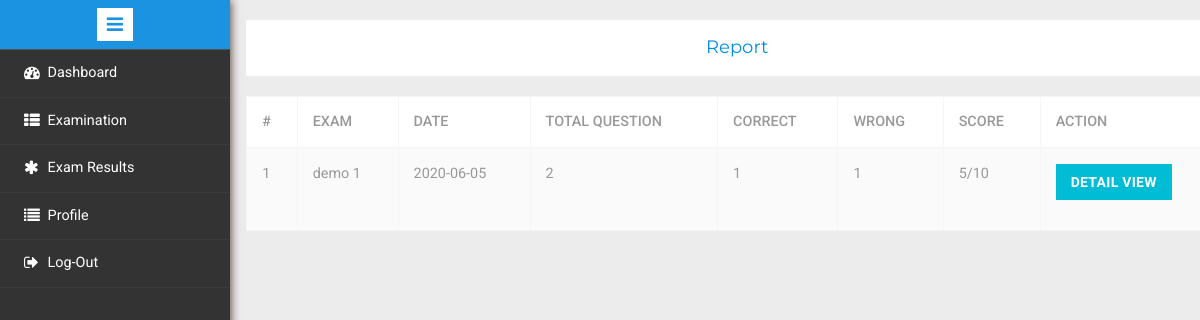
The app's page /candidate/report.php (signed in) with its own data.
### tables this page shows
CREATE TABLE `report` (
  `id` int(11) NOT NULL,
  `exam_id` int(11) NOT NULL,
  `applicant_id` int(11) NOT NULL,
  `report` varchar(2000) NOT NULL,
  `time_remaining` varchar(200) NOT NULL
);

CREATE TABLE `active_exams` (
  `id` int(11) NOT NULL,
  `title` varchar(200) NOT NULL,
  `date` date NOT NULL,
  `time` time NOT NULL,
  `duration` time NOT NULL,
  `purpose` varchar(100) NOT NULL,
  `total_question` int(11) NOT NULL,
  `total_marks` int(11) NOT NULL,
  `exam_key` varchar(100) NOT NULL,
  `negative_marking` varchar(100) NOT NULL,
  `questions` varchar(200) NOT NULL,
  `examiner_id` int(11) NOT NULL,
  `status` int(11) NOT NULL DEFAULT 0
);

### candidate/report.php (the view, shortened to what this page needs)
<?php
    require_once 'database.php';
    require_once 'layout.php';
?>
<html>
    <head>
    </head>
    <body>
        <div class="page-container">
            <div class="left-content">
                <div class="mother-grid-inner">
                    <ol class="breadcrumb">
			            <center>
                            <li class="breadcrumb-item">
                                <h4><a>Report</a></h4>
                            </li>
                        </center>
		            </ol>
                    <div class="bg-light table-responsive">
                    <table class="table table-bordered table-hover">
                        <thead>
                            <tr>
                                <th>#</th>
                                <th>Exam</th>
                                <th>Date</th>
                                <th>Total Question</th>
                                <th>Correct</th>
                                <th>Wrong</th>
                                <th>Score</th>
                                <th>Action</th>
                            </tr>
                        </thead>
                        <tbody>
                        <?php
                        $query="select * from report where applicant_id='".$_SESSION['candidate_id']."'";
                        $result=$con->query($query);
                        $index=0;
                        while($fetchData=$result->fetch_assoc()){
                            $index++;
                            $fetchData1=$con->query("select * from active_exams where status=0 and id='".$fetchData['exam_id']."' order by date desc")->fetch_assoc();
                            $exam=$fetchData1['title'];
                            $date=$fetchData1['date'];
                            $total_question=$fetchData1['total_question'];
                            $total_marks=$fetchData1['total_marks'];
                            $report=$fetchData['report'];
                            $report=json_decode($report);
                            $correct=0;
                            $wrong=0;
                            $count=count($report);
                            for($i=0;$i<$count;$i++){
                                $qid=$report[$i]->qid;
                                $aid=$report[$i]->aid;
                                $data=$con->query("select answer_id from question where question_id='$qid' and status='0'")->fetch_assoc();
                                $data=$data['answer_id'];
                                if($aid==$data) $correct++;
                                else $wrong++;
                            }
                            $score=$correct;
                            $score=$score*$total_marks/$total_question;
                        ?>
                            <tr>
                                <td><?php echo $index; ?></td>
                                <td><?php echo $exam; ?></td>
                                <td><?php echo $date; ?></td>
                                <td><?php echo $total_question; ?></td>
                                <td><?php echo $correct; ?></td>
                                <td><?php echo $wrong; ?></td>
                                <td><?php echo $score."/".$total_marks; ?></td>
                                <td>
                                    <form method="post">
                                        <button class="btn btn-primary" name="detail_view" type="submit">Detail View</button>
                                    </form>
                                </td>
                            </tr>
                        <?php }?>
                        </tbody>
                    </table>
                    </div>
                </div>
            </div>
        </div>
    </body>
</html>

### records on screen
report: active_exams.title "demo 1", active_exams.date "2020-06-05", active_exams.total_question "2", correct "1", wrong "1", active_exams.total_marks+total_question "5", active_exams.total_marks "10"
